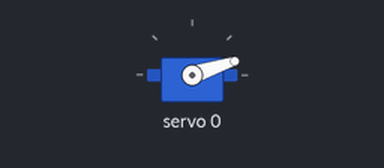
This sketch was run on a simulated Arduino Uno, built with avr-gcc and run on an emulated ATmega328P. On the bench: servo.

Above: at 0.05 s.
At 1.5 s:
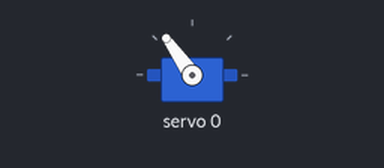
At 3.0 s:
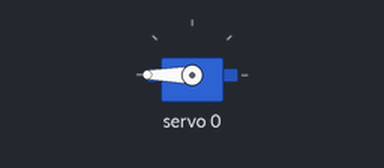
Timing chart, 0 to 6.9 s (numbered marks = the images above):
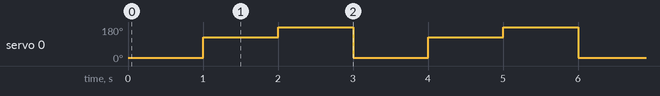

Measured:
- by itself, servo 0: repeats every 3.0 s: 180° 1.0 s, 18° 1.0 s, 125° 1.0 s

The sketch:

pca_tutorial.ino
```cpp
#include <Wire.h>
#include <Adafruit_PWMServoDriver.h>

Adafruit_PWMServoDriver pca;

void setup() {
  pca.begin();
  pca.setPWMFreq(50);   // Servo frequency
}

void loop() {
  pca.setPWM(0, 0, 150);  // 0°
  delay(1000);

  pca.setPWM(0, 0, 375);  // 90°
  delay(1000);

  pca.setPWM(0, 0, 600);  // 180°
  delay(1000);
}
```
